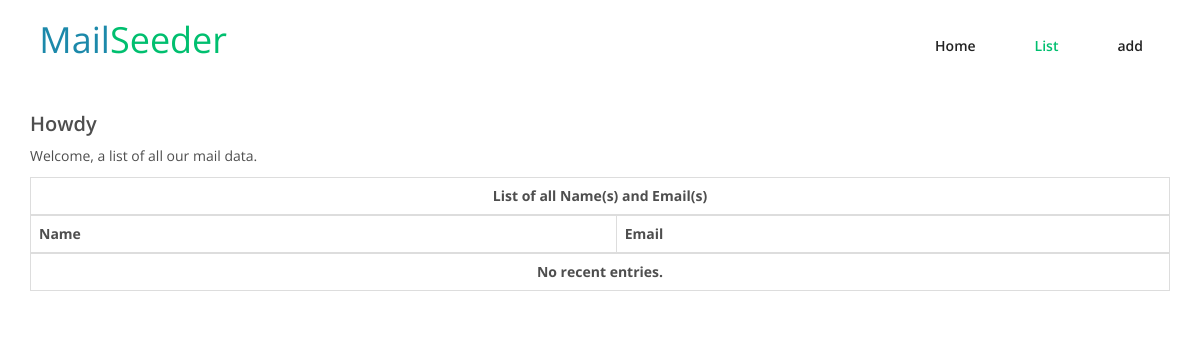
/list/, run on an earlier commit of the app's database.
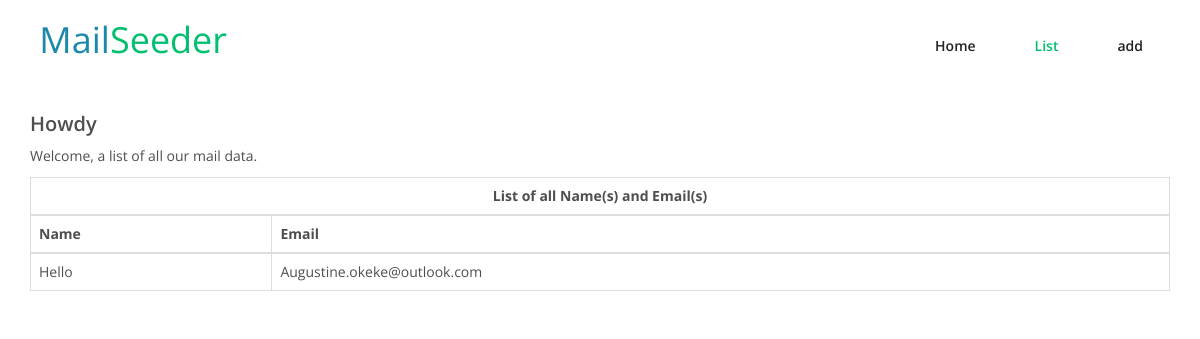
And on a later commit of the database.
### mail/models.py (models this page shows, shortened)
class MailList(models.Model):
    name = models.CharField(max_length=100)
    email = models.EmailField(unique=True)
    created_at = models.DateTimeField(default=datetime.now, blank=True, null=True)
    updated_at = models.DateTimeField(default=datetime.now, blank=True, null=True)

### mail/views.py (the view)
# urls.py: path('list/', MailListView.as_view(), name='mail_list'),
class MailListView(ListView):
    model = MailList
    template_name = 'mail/list.html'
    context_object_name = 'mail_list'
    paginate_by = 5
    def get_context_data(self, **kwargs):
        context = super().get_context_data(**kwargs)
        context['page_request_var'] = "page"
        return context

### mail/templates/mail/list.html (shortened to what this page needs)
{% extends 'base.html' %}
{% block content %}
{% load static %}
<div class="container">
  <h2>Howdy</h2>
  <p>Welcome, a list of all our mail data.</p>
  <table class="table table-bordered">
    <thead>
        <tr class="table-active">
            <td colspan="3" class="text-center"><strong>List of all Name(s) and Email(s)</strong></td>
        </tr>
        <tr>
            <th>Name</th>
            <th>Email</th>
        </tr>
    </thead>
    <tbody>
    {% for list in mail_list %}
        <tr>
            <td>{{list.name|title}}</td>
            <td>{{list.email|capfirst}}</td>
        </tr>
        {% empty %}
            <tr class="table-active">
                <td colspan="5" class="text-center"><strong>No recent entries.</strong></td>
            </tr>
    {% endfor %}
    </tbody>
  </table>
</div>
{% endblock %}

What changed in the data, as far as the page shows it:
added MailList: name "Hello", email "Augustine.okeke@outlook.com"
Also different on the page:
text no longer shown: "No recent entries."
